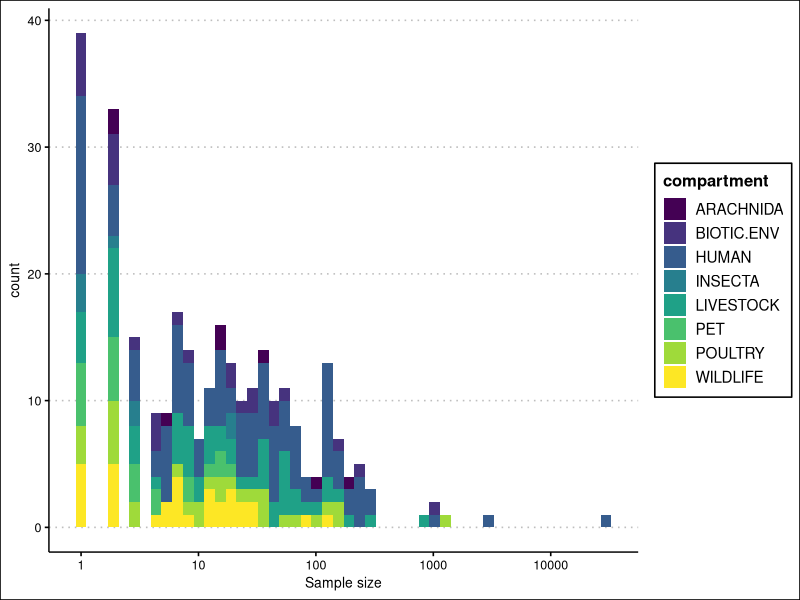
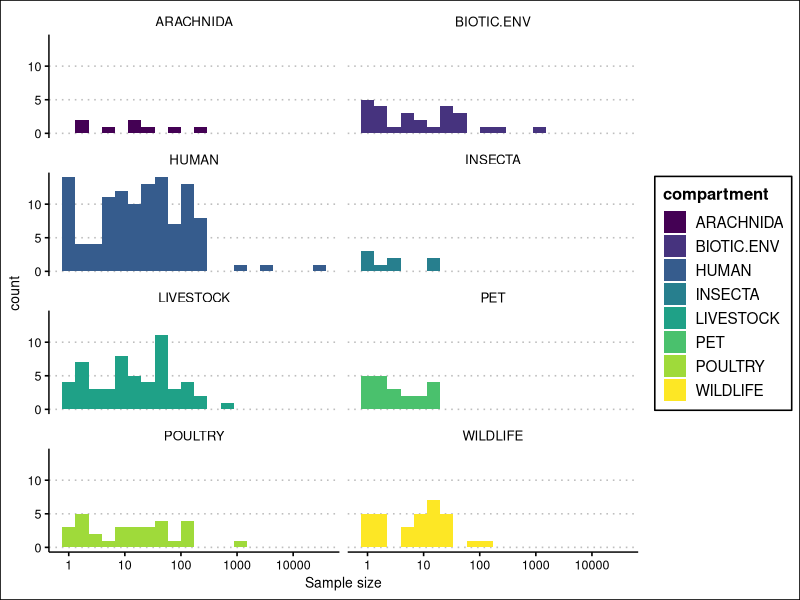

Reproduce these figures in R, in order.
## ---- chunk 1
# load libraries 

library(tidyverse)
library(ggpubr)
library(patchwork)
## ---- chunk 2
# read data
data <- read.csv("data/NGSscoping_dbv4.csv")
## ---- chunk 3

data |>
  mutate(ARACHNIDA_SAMPLE_SIZE = as.character(ARACHNIDA_SAMPLE_SIZE)) |>
  mutate(INSECTA_SAMPLE_SIZE = as.character(INSECTA_SAMPLE_SIZE)) |>
  select(HUM_SAMPLE_SIZE, POULTRY_SAMPLE_SIZE, LIVESTOCK_SAMPLE_SIZE, WILDLIFE_SAMPLE_SIZE, PET_SAMPLE_SIZE, ARACHNIDA_SAMPLE_SIZE, INSECTA_SAMPLE_SIZE, BIOTIC.ENV_SAMPLE_SIZE) |>
  pivot_longer(cols = c(HUM_SAMPLE_SIZE, POULTRY_SAMPLE_SIZE, LIVESTOCK_SAMPLE_SIZE, WILDLIFE_SAMPLE_SIZE, PET_SAMPLE_SIZE, ARACHNIDA_SAMPLE_SIZE, INSECTA_SAMPLE_SIZE, BIOTIC.ENV_SAMPLE_SIZE), names_to = "compartment" , values_to = "sample size") |>
  separate(col = "compartment", into = c("compartment", NA, NA), sep = "_", extra = "drop") |>
  mutate(`sample size` = as.numeric(`sample size`)) |>
  mutate(compartment = ifelse(compartment == "HUM", "HUMAN", compartment)) |> ggplot(aes(`sample size`, group = compartment, fill = compartment)) + 
  geom_histogram(bins = 50) + 
  scale_x_log10() + 
  xlab("Sample size") + 
  ylab("count") + 
  # facet_wrap(~compartment, nrow = 4) + 
  ggthemes::theme_clean() + 
  scale_fill_viridis_d()
  

## ---- chunk 4

data |>
  mutate(ARACHNIDA_SAMPLE_SIZE = as.character(ARACHNIDA_SAMPLE_SIZE)) |>
  mutate(INSECTA_SAMPLE_SIZE = as.character(INSECTA_SAMPLE_SIZE)) |>
  select(HUM_SAMPLE_SIZE, POULTRY_SAMPLE_SIZE, LIVESTOCK_SAMPLE_SIZE, WILDLIFE_SAMPLE_SIZE, PET_SAMPLE_SIZE, ARACHNIDA_SAMPLE_SIZE, INSECTA_SAMPLE_SIZE, BIOTIC.ENV_SAMPLE_SIZE) |>
  pivot_longer(cols = c(HUM_SAMPLE_SIZE, POULTRY_SAMPLE_SIZE, LIVESTOCK_SAMPLE_SIZE, WILDLIFE_SAMPLE_SIZE, PET_SAMPLE_SIZE, ARACHNIDA_SAMPLE_SIZE, INSECTA_SAMPLE_SIZE, BIOTIC.ENV_SAMPLE_SIZE), names_to = "compartment" , values_to = "sample size") |>
  separate(col = "compartment", into = c("compartment", NA, NA), sep = "_", extra = "drop") |>
  mutate(`sample size` = as.numeric(`sample size`)) |>
  mutate(compartment = ifelse(compartment == "HUM", "HUMAN", compartment)) |> ggplot(aes(`sample size`, group = compartment, fill = compartment)) + 
  geom_histogram(bins = 20) + 
  scale_x_log10() + 
  xlab("Sample size") + 
  ylab("count") + 
  facet_wrap(~compartment, nrow = 4) +
  ggthemes::theme_clean() + 
  scale_fill_viridis_d()
